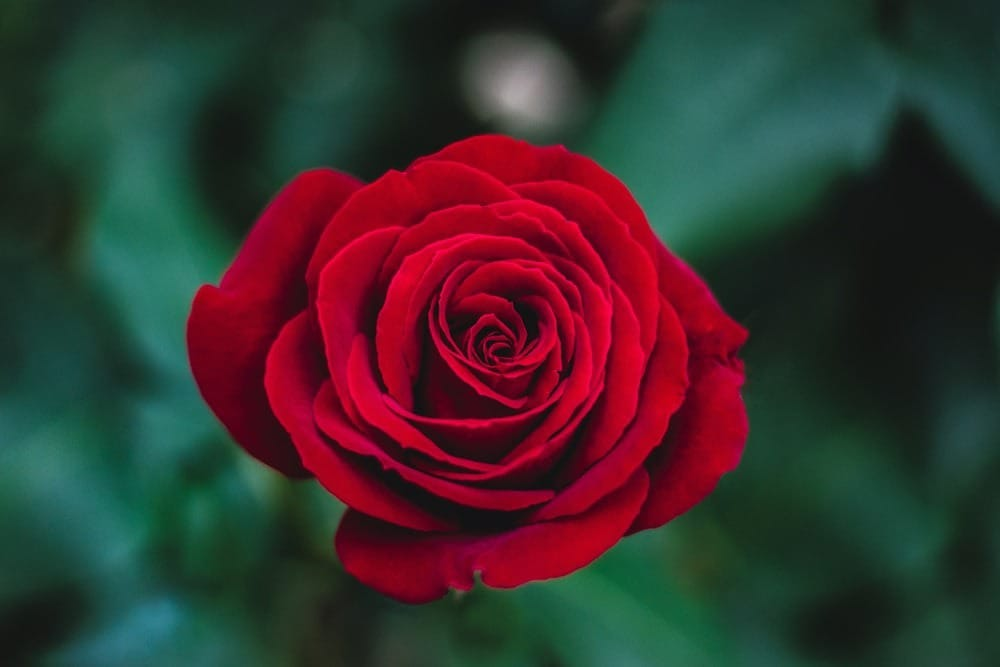
#> input picture image.jpg, 1000 x 667 px
$ python project.py
#> lines starting #> are read from the running program, lines starting #| are printed output that depends on the picture; after the words box and inside, x2 and y2 are one past the last pixel; in counts of white or black regions, pixels touching at a corner belong together
import cv2
import numpy as np

image_path = 'image.jpg'
image = cv2.imread(image_path)
#> image is the input picture: shape (667, 1000, 3); mean B, G, R 46.8, 48.3, 59.2

if image is None:
    raise FileNotFoundError(f"Resim yüklenemedi: {image_path}")

hsv = cv2.cvtColor(image, cv2.COLOR_BGR2HSV) #resmi hsvye çevirdim
#> hsv: shape (667, 1000, 3); mean H, S, V 101.9, 154.9, 84.2

lower_red = np.array([97, 70, 0]) # gülün en düşük renk değeri
upper_red = np.array([255, 255, 255])

roseMask = cv2.inRange(hsv, lower_red, upper_red)
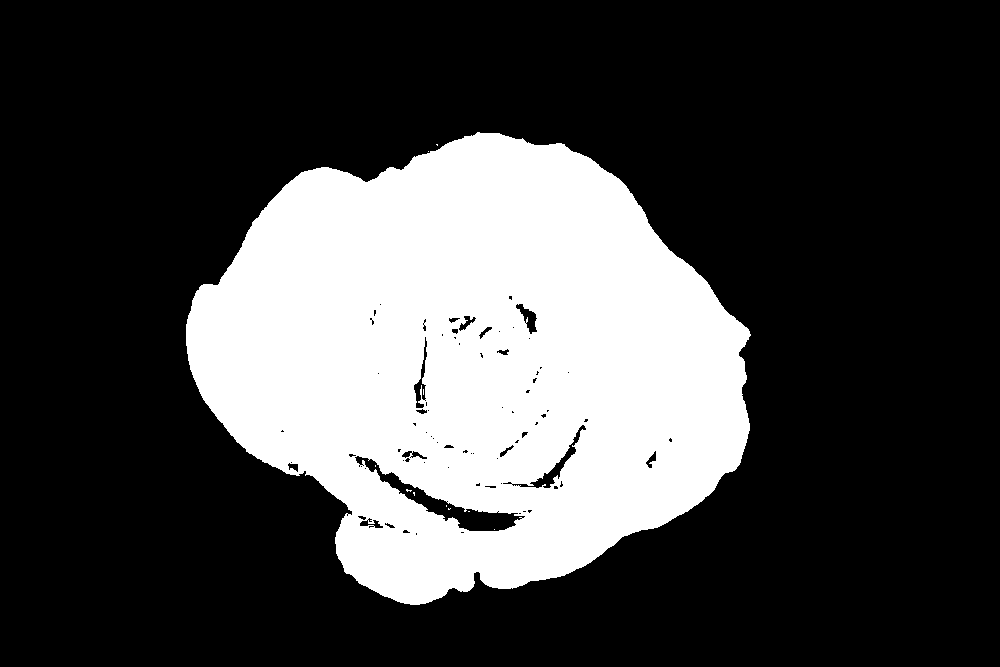
#> roseMask: shape (667, 1000); 27.3% white; 11 white regions (10 under 20 px), largest, box (x1, y1, x2, y2) and area: (186, 132, 751, 605) 182098
BGmask = cv2.bitwise_not(roseMask)
hsv[BGmask > 0, 1] = 0 # bg siyah beyaz olacağından saturationu 0 a çektim
#> hsv: shape (667, 1000, 3); mean H, S, V 101.9, 65.5, 84.2
hsv[roseMask > 0, 0] = 135 # mor rengin hue uzayında bu değerde olduğunu buldum
#> hsv: shape (667, 1000, 3); mean H, S, V 91.4, 65.5, 84.2

purple_image = cv2.cvtColor(hsv, cv2.COLOR_HSV2BGR) # resmi hsv den rgb ye çevirdim
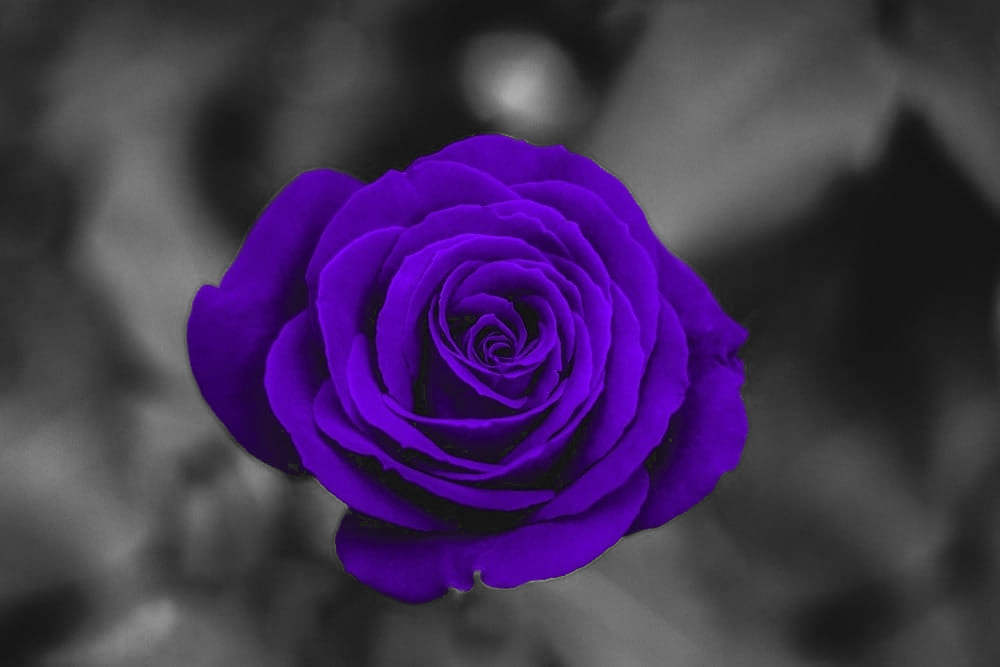
#> purple_image: shape (667, 1000, 3); mean B, G, R 84.2, 48.4, 66.2

output_path = 'sonuc.jpg'
cv2.imwrite(output_path, purple_image) #sonuc.jpg olarak kaydettim.
